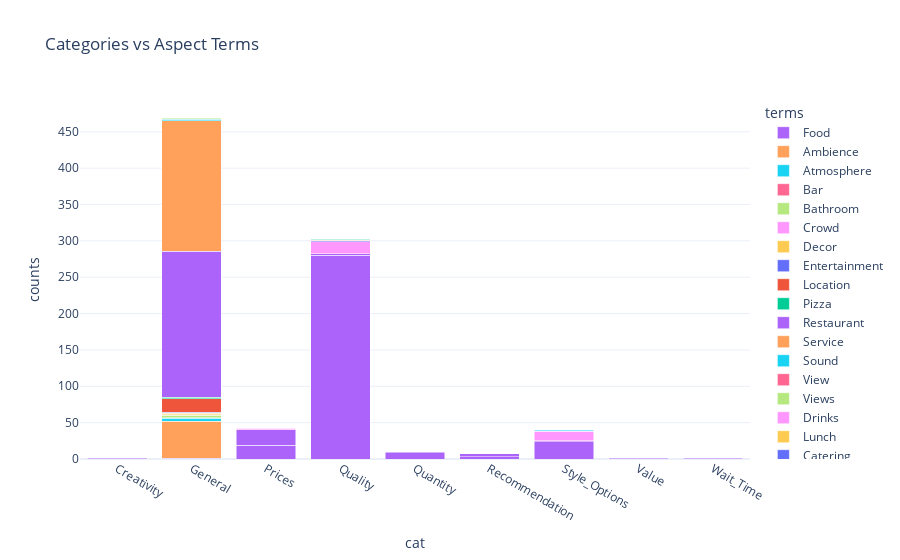

This figure's notebook cell:
### Code cell
fig = px.bar(
    df_terms_cat,
    x="cat",
    y="counts",
    color="terms",
    barmode="stack",
    color_discrete_map={
        "positive": "#52AC5E",
        "negative": "#e34a2d",
        "neutral": "gray",
    },
    title="Categories vs Aspect Terms",
    template="plotly_white",
)

fig.show()

### Figure 1 — Plotly figure (JSON) as saved in the notebook; plotly's stock layout.template omitted (floating-point values rounded to 4 significant figures)
{"data": [{"alignmentgroup": "True", "hovertemplate": "terms=Food<br>cat=%{x}<br>counts=%{y}<extra></extra>", "legendgroup": "Food", "marker": {"color": "#ab63fa", "pattern": {"shape": ""}}, "name": "Food", "offsetgroup": "Food", "orientation": "v", "showlegend": true, "textposition": "auto", "type": "bar", "x": ["Creativity", "General", "Prices", "Quality", "Quantity", "Recommendation", "Style_Options"], "xaxis": "x", "y": [1, 1, 19, 280, 9, 3, 24], "yaxis": "y"}, {"alignmentgroup": "True", "hovertemplate": "terms=Ambience<br>cat=%{x}<br>counts=%{y}<extra></extra>", "legendgroup": "Ambience", "marker": {"color": "#FFA15A", "pattern": {"shape": ""}}, "name": "Ambience", "offsetgroup": "Ambience", "orientation": "v", "showlegend": true, "textposition": "auto", "type": "bar", "x": ["General"], "xaxis": "x", "y": [51], "yaxis": "y"}, {"alignmentgroup": "True", "hovertemplate": "terms=Atmosphere<br>cat=%{x}<br>counts=%{y}<extra></extra>", "legendgroup": "Atmosphere", "marker": {"color": "#19d3f3", "pattern": {"shape": ""}}, "name": "Atmosphere", "offsetgroup": "Atmosphere", "orientation": "v", "showlegend": true, "textposition": "auto", "type": "bar", "x": ["General"], "xaxis": "x", "y": [4], "yaxis": "y"}, {"alignmentgroup": "True", "hovertemplate": "terms=Bar<br>cat=%{x}<br>counts=%{y}<extra></extra>", "legendgroup": "Bar", "marker": {"color": "#FF6692", "pattern": {"shape": ""}}, "name": "Bar", "offsetgroup": "Bar", "orientation": "v", "showlegend": true, "textposition": "auto", "type": "bar", "x": ["General"], "xaxis": "x", "y": [1], "yaxis": "y"}, {"alignmentgroup": "True", "hovertemplate": "terms=Bathroom<br>cat=%{x}<br>counts=%{y}<extra></extra>", "legendgroup": "Bathroom", "marker": {"color": "#B6E880", "pattern": {"shape": ""}}, "name": "Bathroom", "offsetgroup": "Bathroom", "orientation": "v", "showlegend": true, "textposition": "auto", "type": "bar", "x": ["General"], "xaxis": "x", "y": [3], "yaxis": "y"}, {"alignmentgroup": "True", "hovertemplate": "terms=Crowd<br>cat=%{x}<br>counts=%{y}<extra></extra>", "legendgroup": "Crowd", "marker": {"color": "#FF97FF", "pattern": {"shape": ""}}, "name": "Crowd", "offsetgroup": "Crowd", "orientation": "v", "showlegend": true, "textposition": "auto", "type": "bar", "x": ["General"], "xaxis": "x", "y": [1], "yaxis": "y"}, {"alignmentgroup": "True", "hovertemplate": "terms=Decor<br>cat=%{x}<br>counts=%{y}<extra></extra>", "legendgroup": "Decor", "marker": {"color": "#FECB52", "pattern": {"shape": ""}}, "name": "Decor", "offsetgroup": "Decor", "orientation": "v", "showlegend": true, "textposition": "auto", "type": "bar", "x": ["General"], "xaxis": "x", "y": [2], "yaxis": "y"}, {"alignmentgroup": "True", "hovertemplate": "terms=Entertainment<br>cat=%{x}<br>counts=%{y}<extra></extra>", "legendgroup": "Entertainment", "marker": {"color": "#636efa", "pattern": {"shape": ""}}, "name": "Entertainment", "offsetgroup": "Entertainment", "orientation": "v", "showlegend": true, "textposition": "auto", "type": "bar", "x": ["General"], "xaxis": "x", "y": [1], "yaxis": "y"}, {"alignmentgroup": "True", "hovertemplate": "terms=Location<br>cat=%{x}<br>counts=%{y}<extra></extra>", "legendgroup": "Location", "marker": {"color": "#EF553B", "pattern": {"shape": ""}}, "name": "Location", "offsetgroup": "Location", "orientation": "v", "showlegend": true, "textposition": "auto", "type": "bar", "x": ["General"], "xaxis": "x", "y": [19], "yaxis": "y"}, {"alignmentgroup": "True", "hovertemplate": "terms=Pizza<br>cat=%{x}<br>counts=%{y}<extra></extra>", "legendgroup": "Pizza", "marker": {"color": "#00cc96", "pattern": {"shape": ""}}, "name": "Pizza", "offsetgroup": "Pizza", "orientation": "v", "showlegend": true, "textposition": "auto", "type": "bar", "x": ["General"], "xaxis": "x", "y": [2], "yaxis": "y"}, {"alignmentgroup": "True", "hovertemplate": "terms=Restaurant<br>cat=%{x}<br>counts=%{y}<extra></extra>", "legendgroup": "Restaurant", "marker": {"color": "#ab63fa", "pattern": {"shape": ""}}, "name": "Restaurant", "offsetgroup": "Restaurant", "orientation": "v", "showlegend": true, "textposition": "auto", "type": "bar", "x": ["General", "Prices", "Quality", "Recommendation", "Style_Options", "Value", "Wait_Time"], "xaxis": "x", "y": [201, 21, 2, 4, 1, 1, 1], "yaxis": "y"}, {"alignmentgroup": "True", "hovertemplate": "terms=Service<br>cat=%{x}<br>counts=%{y}<extra></extra>", "legendgroup": "Service", "marker": {"color": "#FFA15A", "pattern": {"shape": ""}}, "name": "Service", "offsetgroup": "Service", "orientation": "v", "showlegend": true, "textposition": "auto", "type": "bar", "x": ["General"], "xaxis": "x", "y": [179], "yaxis": "y"}, {"alignmentgroup": "True", "hovertemplate": "terms=Sound<br>cat=%{x}<br>counts=%{y}<extra></extra>", "legendgroup": "Sound", "marker": {"color": "#19d3f3", "pattern": {"shape": ""}}, "name": "Sound", "offsetgroup": "Sound", "orientation": "v", "showlegend": true, "textposition": "auto", "type": "bar", "x": ["General"], "xaxis": "x", "y": [2], "yaxis": "y"}, {"alignmentgroup": "True", "hovertemplate": "terms=View<br>cat=%{x}<br>counts=%{y}<extra></extra>", "legendgroup": "View", "marker": {"color": "#FF6692", "pattern": {"shape": ""}}, "name": "View", "offsetgroup": "View", "orientation": "v", "showlegend": true, "textposition": "auto", "type": "bar", "x": ["General"], "xaxis": "x", "y": [1], "yaxis": "y"}, {"alignmentgroup": "True", "hovertemplate": "terms=Views<br>cat=%{x}<br>counts=%{y}<extra></extra>", "legendgroup": "Views", "marker": {"color": "#B6E880", "pattern": {"shape": ""}}, "name": "Views", "offsetgroup": "Views", "orientation": "v", "showlegend": true, "textposition": "auto", "type": "bar", "x": ["General"], "xaxis": "x", "y": [1], "yaxis": "y"}, {"alignmentgroup": "True", "hovertemplate": "terms=Drinks<br>cat=%{x}<br>counts=%{y}<extra></extra>", "legendgroup": "Drinks", "marker": {"color": "#FF97FF", "pattern": {"shape": ""}}, "name": "Drinks", "offsetgroup": "Drinks", "orientation": "v", "showlegend": true, "textposition": "auto", "type": "bar", "x": ["Prices", "Quality", "Style_Options"], "xaxis": "x", "y": [2, 17, 13], "yaxis": "y"}, {"alignmentgroup": "True", "hovertemplate": "terms=Lunch<br>cat=%{x}<br>counts=%{y}<extra></extra>", "legendgroup": "Lunch", "marker": {"color": "#FECB52", "pattern": {"shape": ""}}, "name": "Lunch", "offsetgroup": "Lunch", "orientation": "v", "showlegend": true, "textposition": "auto", "type": "bar", "x": ["Prices"], "xaxis": "x", "y": [1], "yaxis": "y"}, {"alignmentgroup": "True", "hovertemplate": "terms=Catering<br>cat=%{x}<br>counts=%{y}<extra></extra>", "legendgroup": "Catering", "marker": {"color": "#636efa", "pattern": {"shape": ""}}, "name": "Catering", "offsetgroup": "Catering", "orientation": "v", "showlegend": true, "textposition": "auto", "type": "bar", "x": ["Quality"], "xaxis": "x", "y": [1], "yaxis": "y"}, {"alignmentgroup": "True", "hovertemplate": "terms=Coffee<br>cat=%{x}<br>counts=%{y}<extra></extra>", "legendgroup": "Coffee", "marker": {"color": "#EF553B", "pattern": {"shape": ""}}, "name": "Coffee", "offsetgroup": "Coffee", "orientation": "v", "showlegend": true, "textposition": "auto", "type": "bar", "x": ["Quality"], "xaxis": "x", "y": [1], "yaxis": "y"}, {"alignmentgroup": "True", "hovertemplate": "terms=Soup<br>cat=%{x}<br>counts=%{y}<extra></extra>", "legendgroup": "Soup", "marker": {"color": "#00cc96", "pattern": {"shape": ""}}, "name": "Soup", "offsetgroup": "Soup", "orientation": "v", "showlegend": true, "textposition": "auto", "type": "bar", "x": ["Quality"], "xaxis": "x", "y": [1], "yaxis": "y"}, {"alignmentgroup": "True", "hovertemplate": "terms=Website<br>cat=%{x}<br>counts=%{y}<extra></extra>", "legendgroup": "Website", "marker": {"color": "#ab63fa", "pattern": {"shape": ""}}, "name": "Website", "offsetgroup": "Website", "orientation": "v", "showlegend": true, "textposition": "auto", "type": "bar", "x": ["Quality"], "xaxis": "x", "y": [1], "yaxis": "y"}, {"alignmentgroup": "True", "hovertemplate": "terms=Jukebox<br>cat=%{x}<br>counts=%{y}<extra></extra>", "legendgroup": "Jukebox", "marker": {"color": "#FFA15A", "pattern": {"shape": ""}}, "name": "Jukebox", "offsetgroup": "Jukebox", "orientation": "v", "showlegend": true, "textposition": "auto", "type": "bar", "x": ["Style_Options"], "xaxis": "x", "y": [1], "yaxis": "y"}, {"alignmentgroup": "True", "hovertemplate": "terms=Menu<br>cat=%{x}<br>counts=%{y}<extra></extra>", "legendgroup": "Menu", "marker": {"color": "#19d3f3", "pattern": {"shape": ""}}, "name": "Menu", "offsetgroup": "Menu", "orientation": "v", "showlegend": true, "textposition": "auto", "type": "bar", "x": ["Style_Options"], "xaxis": "x", "y": [1], "yaxis": "y"}], "layout": {"barmode": "stack", "legend": {"title": {"text": "terms"}, "tracegroupgap": 0}, "title": {"text": "Categories vs Aspect Terms"}, "xaxis": {"anchor": "y", "domain": [0, 1], "title": {"text": "cat"}}, "yaxis": {"anchor": "x", "domain": [0, 1], "title": {"text": "counts"}}}}
